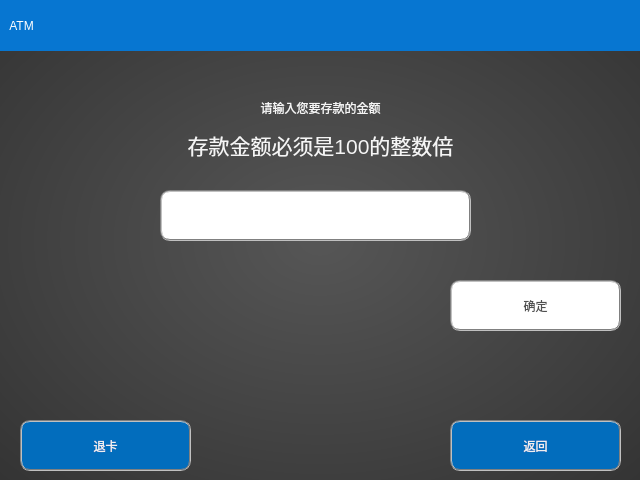
<?xml version="1.0" encoding="UTF-8"?>
<ui version="4.0">
 <class>DepositDlg</class>
 <widget class="QDialog" name="DepositDlg">
  <property name="geometry">
   <rect>
    <x>0</x>
    <y>0</y>
    <width>640</width>
    <height>480</height>
   </rect>
  </property>
  <property name="windowTitle">
   <string>Dialog</string>
  </property>
  <property name="styleSheet">
   <string notr="true">background-color: rgb(57, 54, 61);
background-color: qradialgradient(spread:pad, cx:0.5, cy:0.5, radius:1.9, fx:0.5, fy:0.5, stop:0.0113636 rgba(85, 85, 85, 255), stop:0.403409 rgba(49, 49, 49, 255));</string>
  </property>
  <widget class="QLabel" name="label">
   <property name="geometry">
    <rect>
     <x>0</x>
     <y>0</y>
     <width>641</width>
     <height>51</height>
    </rect>
   </property>
   <property name="sizePolicy">
    <sizepolicy hsizetype="Fixed" vsizetype="Fixed">
     <horstretch>0</horstretch>
     <verstretch>0</verstretch>
    </sizepolicy>
   </property>
   <property name="styleSheet">
    <string notr="true">color: rgb(255, 255, 255);
background-color: rgb(7, 118, 209);
font: 75 16pt &quot;微软雅黑&quot;;
</string>
   </property>
   <property name="text">
    <string>   ATM                                      </string>
   </property>
  </widget>
  <widget class="QLineEdit" name="lineEdit_RMB">
   <property name="geometry">
    <rect>
     <x>160</x>
     <y>190</y>
     <width>311</width>
     <height>51</height>
    </rect>
   </property>
   <property name="layoutDirection">
    <enum>Qt::LeftToRight</enum>
   </property>
   <property name="styleSheet">
    <string notr="true">font: 75 20pt &quot;微软雅黑&quot;;
color: rgb(80, 80, 80);
background-color: rgb(255, 255, 255);

border:2px groove gray;
border-radius:10px;
padding:2px 4px;</string>
   </property>
   <property name="inputMethodHints">
    <set>Qt::ImhPreferNumbers</set>
   </property>
   <property name="maxLength">
    <number>16</number>
   </property>
   <property name="alignment">
    <set>Qt::AlignCenter</set>
   </property>
   <property name="clearButtonEnabled">
    <bool>false</bool>
   </property>
  </widget>
  <widget class="QPushButton" name="pushButton_Exit_2">
   <property name="geometry">
    <rect>
     <x>450</x>
     <y>420</y>
     <width>171</width>
     <height>51</height>
    </rect>
   </property>
   <property name="styleSheet">
    <string notr="true">font: 75 20pt &quot;微软雅黑&quot;;
color: rgb(240, 240, 240);
background-color: rgb(2, 109, 189);

border:2px groove gray;
border-radius:10px;
padding:2px 4px;</string>
   </property>
   <property name="text">
    <string>返回</string>
   </property>
  </widget>
  <widget class="QPushButton" name="pushButton_Exit">
   <property name="geometry">
    <rect>
     <x>20</x>
     <y>420</y>
     <width>171</width>
     <height>51</height>
    </rect>
   </property>
   <property name="styleSheet">
    <string notr="true">font: 75 20pt &quot;微软雅黑&quot;;
color: rgb(240, 240, 240);
background-color: rgb(2, 109, 189);

border:2px groove gray;
border-radius:10px;
padding:2px 4px;</string>
   </property>
   <property name="text">
    <string>退卡</string>
   </property>
  </widget>
  <widget class="QPushButton" name="pushButton_ok">
   <property name="geometry">
    <rect>
     <x>450</x>
     <y>280</y>
     <width>171</width>
     <height>51</height>
    </rect>
   </property>
   <property name="styleSheet">
    <string notr="true">font: 75 20pt &quot;微软雅黑&quot;;
color: rgb(80, 80, 80);
background-color: rgb(255, 255, 255);

border:2px groove gray;
border-radius:10px;
padding:2px 4px;</string>
   </property>
   <property name="text">
    <string>确定</string>
   </property>
  </widget>
  <widget class="QLabel" name="label_2">
   <property name="geometry">
    <rect>
     <x>0</x>
     <y>80</y>
     <width>641</width>
     <height>101</height>
    </rect>
   </property>
   <property name="styleSheet">
    <string notr="true">font: 75 30pt &quot;微软雅黑&quot;;
color: rgb(245, 245, 245);

background-color: transparent;</string>
   </property>
   <property name="text">
    <string>&lt;html&gt;&lt;head/&gt;&lt;body&gt;&lt;p&gt;请输入您要存款的金额&lt;/p&gt;&lt;p&gt;&lt;span style=&quot; font-size:16pt;&quot;&gt;存款金额必须是100的整数倍&lt;/span&gt;&lt;/p&gt;&lt;/body&gt;&lt;/html&gt;</string>
   </property>
   <property name="alignment">
    <set>Qt::AlignCenter</set>
   </property>
  </widget>
 </widget>
 <tabstops>
  <tabstop>lineEdit_RMB</tabstop>
  <tabstop>pushButton_ok</tabstop>
  <tabstop>pushButton_Exit_2</tabstop>
  <tabstop>pushButton_Exit</tabstop>
 </tabstops>
 <resources/>
 <connections/>
</ui>
